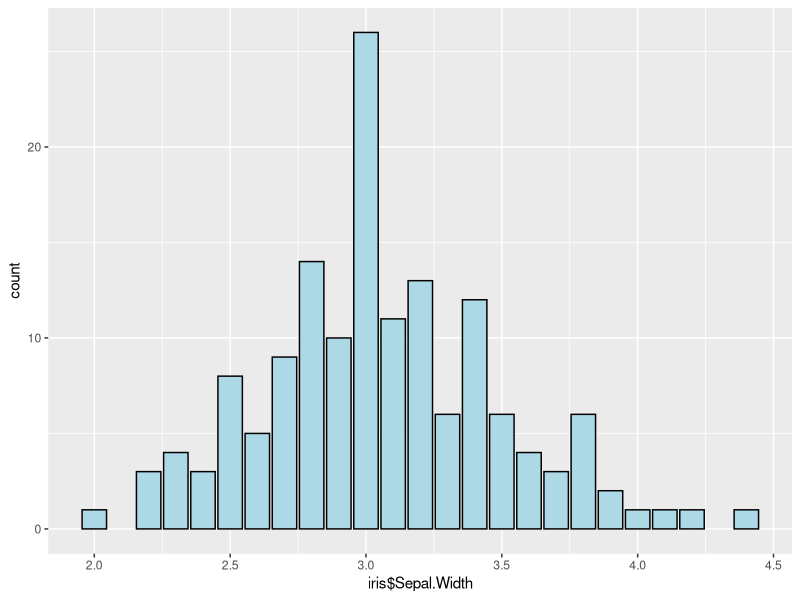
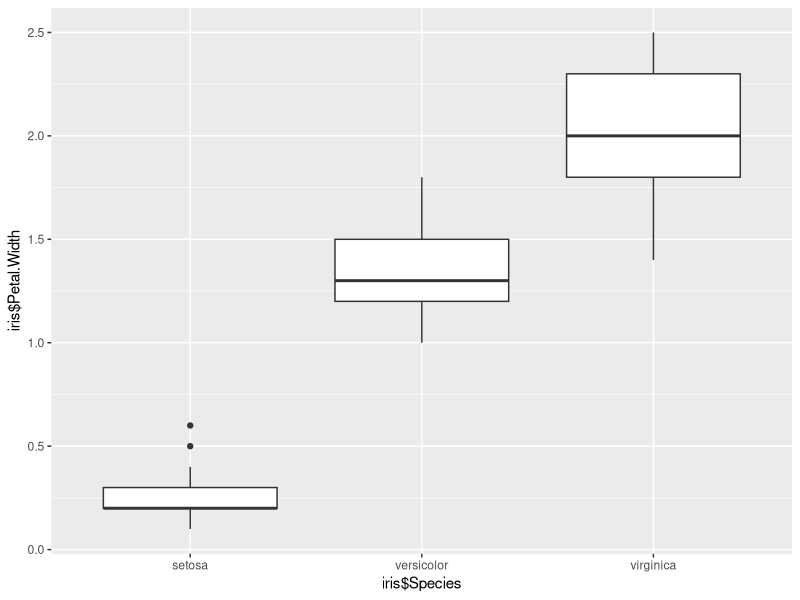

The R script that drew these images, in order:
## ---- chunk 1
library(ggplot2)

ggplot(data=iris, aes(x=iris$Sepal.Width)) + geom_bar(fill = "lightblue", colour = "black")
ggplot(data=iris, aes(x=iris$Species, y=iris$Petal.Width)) + geom_boxplot()
